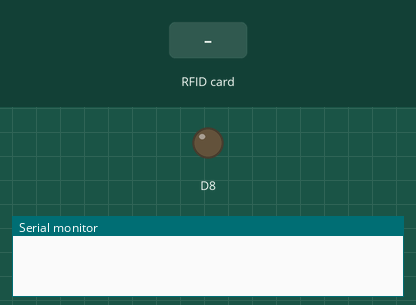
This sketch was run on a simulated ESP8266 (NodeMCU). On the bench: output pins drawn as LEDs (lit = HIGH), the last lines printed to the serial monitor. Dashed ring = blinking. Inputs (shaded band) come from the test bench.

Above: at 1.2 s.
1.3 s: RFID card 5E 7A 19 C4 held to the reader
At 1.4 s:
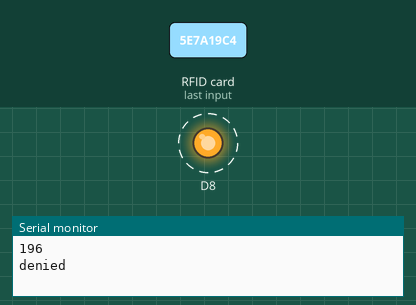
Timing chart, 0 to 4.3 s (numbered marks = the images above; inputs shaded):
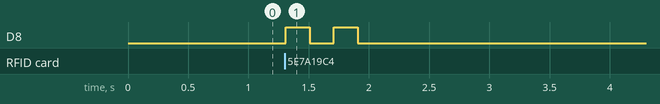

The sketch:

rfid_simple.ino
```cpp
#include<SPI.h>
#include<MFRC522.h>
MFRC522 rfid(D4,D3);
MFRC522::MIFARE_Key key;
String tag;
void setup(){
  Serial.begin(9600);
  pinMode(D8,OUTPUT);
  SPI.begin();
  rfid.PCD_Init();
}
void loop(){
  if(!rfid.PICC_IsNewCardPresent())
  return;
  if(rfid.PICC_ReadCardSerial()){
    for(byte i=0;i<4;i++){
      tag=rfid.uid.uidByte[i];
    }
    Serial.println(tag);
    if(tag=="25"){
      Serial.println("granted");
      digitalWrite(D8,HIGH);
      delay(1000);
      digitalWrite(D8,LOW);
    }else{
      Serial.println("denied");
      digitalWrite(D8,HIGH);
      delay(200);
      digitalWrite(D8,LOW);
      delay(200);
      digitalWrite(D8,HIGH);
      delay(200);
      digitalWrite(D8,LOW);
    }
    tag="";
    rfid.PICC_HaltA();
    rfid.PCD_StopCrypto1();
  }
}
```

Measured:
- after the input at 1.3 s, D8: alternates HIGH for 0.20 s and LOW for 0.20 s, 4 changes in all, then stays LOW, starting at once
